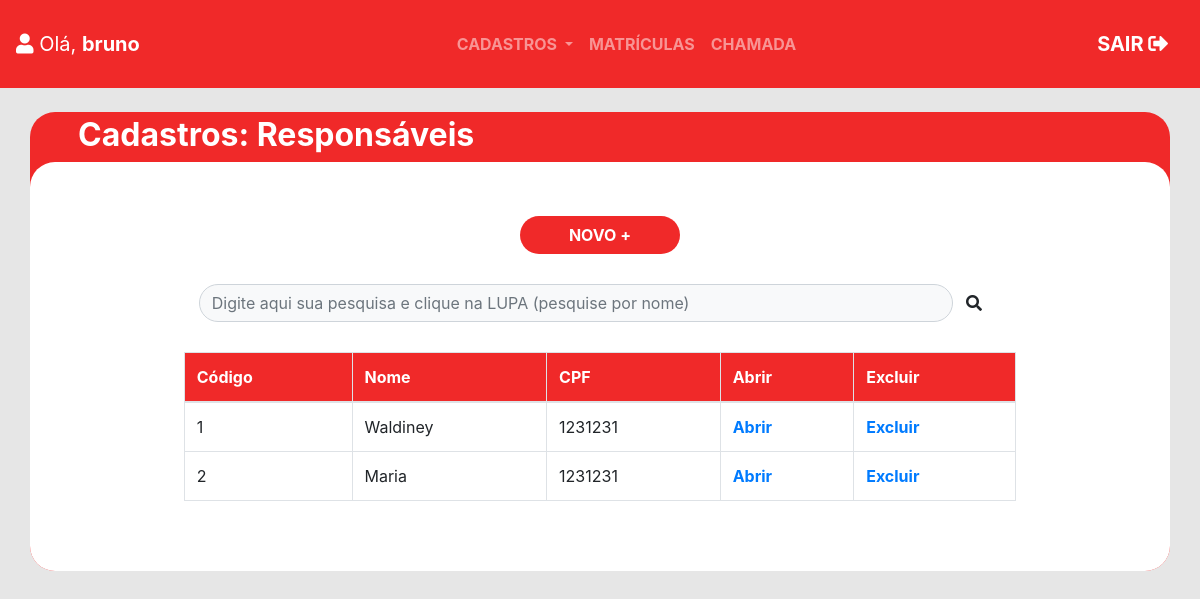
Page /responsaveis/ (signed in) on the earlier database version.
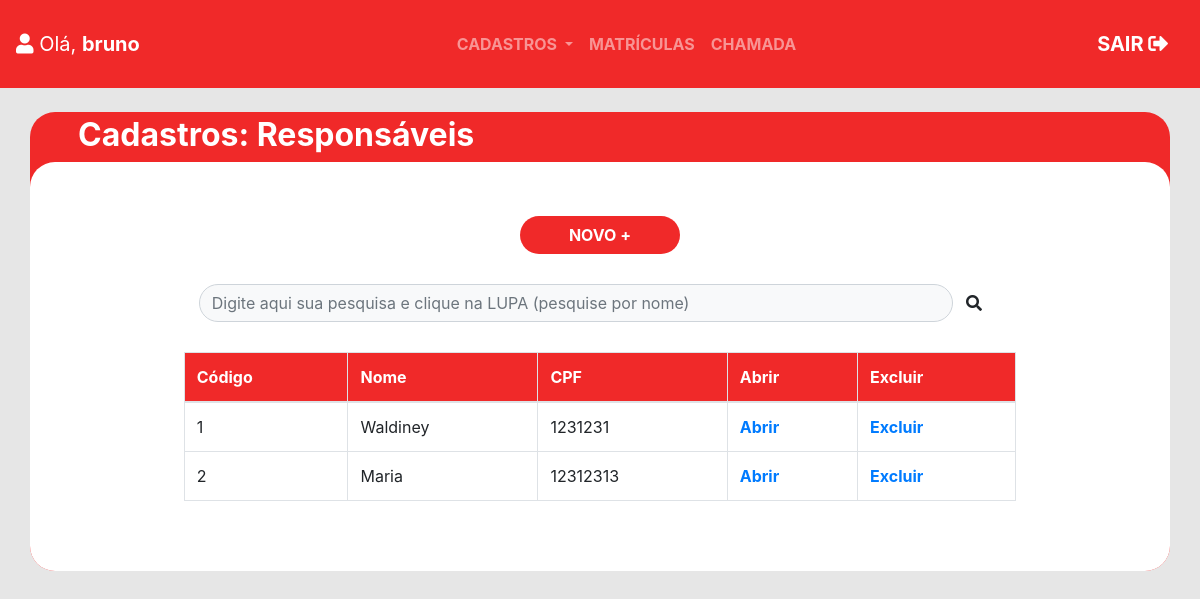
Same page on the later database version.
### caritas_app/models.py (models this page shows, shortened)
class Responsavel(models.Model):
    cod_responsavel = models.AutoField(primary_key=True, auto_created= True)
    nome_responsavel = models.CharField(max_length=50, null=False)
    rg_responsavel = models.CharField(max_length=9, null=False)
    nis_responsavel = models.CharField(max_length=11, null=False)
    cpf_responsavel = models.CharField(max_length=11, null=False)
    nascimento_responsavel = models.DateField(null=False)
    rua_responsavel = models.CharField(max_length=50, null=False)
    numero_responsavel = models.CharField(max_length=5, null=False)
    bairro_responsavel = models.CharField(max_length=30, null=False)
    telefone_responsavel = models.CharField(max_length=11, null=False)
    email_responsavel = models.EmailField()
    class Meta:
        db_table = 'responsavel'

### caritas_app/views.py (the view)
# urls.py: path('responsaveis/', views.lista_responsaveis, name='url_responsavel'),
@login_required(login_url='/login/')
def lista_responsaveis(request):
    responsavel = tabela.Responsavel.objects.all()
    pesquisa = request.GET.get('pesquisa')
    if pesquisa: #Caso exista uma pesquisa
        responsavel = tabela.Responsavel.objects.filter(nome_responsavel__icontains=pesquisa)
    dados = {'responsaveis': responsavel}
    return render(request, 'responsavel.html', dados)

### caritas_app/templates/responsavel.html (shortened to what this page needs)
<!DOCTYPE html>
<html lang="pt-br">
<head>
  {% include "partials/head.html" %}
</head>
<body style="background-color: #E6E6E6">
  {% include "partials/navbar.html" %}
  <br>
  <div class="container px-0 " style="background-color: #F02929;border-radius: 25px">
    <h2 class="font-weight-bolder ml-5 pt-1 text-white"> Cadastros: Responsáveis </h2>
    <div class="container-fluid bg-white " style="border-radius: 25px">
      <div style="height: 30px"></div>
      <br>
      <div class="text-center">
        <a href="{% url 'url_responsavel_cadastro' %}">
          <button type="button" class="btn text-white px-5 font-weight-bolder"
            style="background-color: #F02929;border-radius: 25px"> NOVO +</button>
        </a>
      </div>
      <div style="height: 30px"></div>
      <div class="container w-75 mx-auto">
        <form class="form-inline" method="GET">
          <input type="text" class="form-control bg-light" placeholder="Digite aqui sua pesquisa e clique na LUPA (pesquise por nome)"
            name="pesquisa" style="width: 94%;border-radius: 25px">
          <button type="submit" class="btn"><i class="fas fa-search"></i></button>
        </form>
      </div>
      <div style="height: 30px"></div>
      <div class="w-75 mx-auto">
        <table class="table table-hover table-bordered">
          <thead style="background-color: #F02929; color: white">
            <tr>
              <th>Código</th>
              <th>Nome</th>
              <th>CPF</th>
              <th>Abrir</th>
              <th>Excluir</th>
            </tr>
          </thead>
          <tbody>
            {% for responsavel in responsaveis %}
              <tr>
                <td>{{ responsavel.cod_responsavel }}</td>
                <td>{{ responsavel.nome_responsavel }}</td>
                <td>{{ responsavel.cpf_responsavel }}</td>
                <th><a href="{% url 'url_responsavel_update' responsavel.cod_responsavel %}">Abrir</th></a>
                <th><a href="{% url 'url_responsavel_delete' responsavel.cod_responsavel %}">Excluir</th></a>
              </tr>
            {% endfor %}
          </tbody>
        </table>
      </div>
      <br>
      <div style="height: 30px"></div>
    </div>
  </div>
</body>
</html>

Differences in the rows shown:
changed Responsavel "Maria": cpf_responsavel "1231231" → "12312313"
